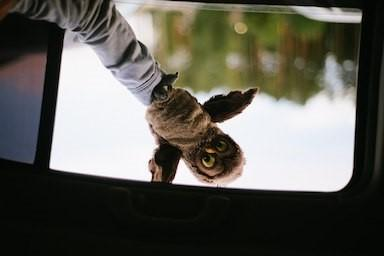

Write Python code to recreate this figure.
from PIL import Image


im = Image.open("Рианна.jpg")


def diagonal(im):
    pixels = im.load()
    x, y = im.size
    diagonalized = Image.new('RGB', (x, y), (0, 0, 0))
    for i in range(x):
        for j in range(y):
            diagonalized.putpixel((i, j), pixels[x - i - 1, y - j - 1])
            diagonalized.putpixel((x - i - 1, y - j - 1), pixels[i, j])
    diagonalized.save('diagonal.jpg')


diagonal(im)